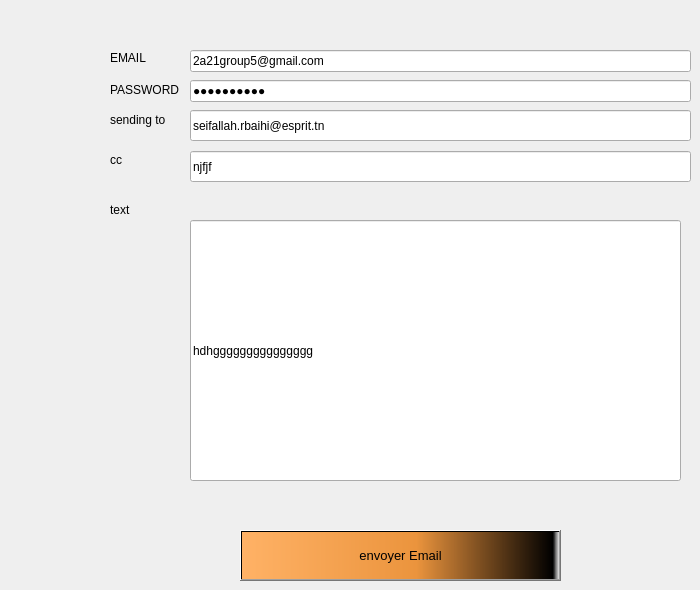
      <widget class="QWidget" name="tab_Advanced_RH">
       <attribute name="title">
        <string>Advanced RH options</string>
       </attribute>
       <widget class="QPushButton" name="send">
        <property name="geometry">
         <rect>
          <x>240</x>
          <y>530</y>
          <width>321</width>
          <height>51</height>
         </rect>
        </property>
        <property name="font">
         <font>
          <pointsize>10</pointsize>
         </font>
        </property>
        <property name="styleSheet">
         <string notr="true">background-color: qlineargradient(spread:pad, x1:0, y1:0, x2:1, y2:0, stop:0 rgba(255, 178, 102, 255), stop:0.55 rgba(235, 148, 61, 255), stop:0.98 rgba(0, 0, 0, 255), stop:1 rgba(0, 0, 0, 0));</string>
        </property>
        <property name="text">
         <string>envoyer Email</string>
        </property>
       </widget>
       <widget class="QLineEdit" name="lineEdit_cc_email">
        <property name="geometry">
         <rect>
          <x>190</x>
          <y>151</y>
          <width>501</width>
          <height>31</height>
         </rect>
        </property>
        <property name="text">
         <string>njfjf</string>
        </property>
       </widget>
       <widget class="QLineEdit" name="lineEdit_emailTRANSFERINGto">
        <property name="geometry">
         <rect>
          <x>190</x>
          <y>110</y>
          <width>501</width>
          <height>31</height>
         </rect>
        </property>
        <property name="text">
         <string>seifallah.rbaihi@esprit.tn</string>
        </property>
       </widget>
       <widget class="QLabel" name="label_7">
        <property name="geometry">
         <rect>
          <x>110</x>
          <y>110</y>
          <width>71</width>
          <height>20</height>
         </rect>
        </property>
        <property name="text">
         <string>sending to</string>
        </property>
       </widget>
       <widget class="QLabel" name="label_8">
        <property name="geometry">
         <rect>
          <x>110</x>
          <y>150</y>
          <width>71</width>
          <height>20</height>
         </rect>
        </property>
        <property name="text">
         <string>cc</string>
        </property>
       </widget>
       <widget class="QLineEdit" name="lineEdit_company_email">
        <property name="geometry">
         <rect>
          <x>190</x>
          <y>50</y>
          <width>501</width>
          <height>22</height>
         </rect>
        </property>
        <property name="text">
         <string>2a21group5@gmail.com</string>
        </property>
        <property name="readOnly">
         <bool>true</bool>
        </property>
       </widget>
       <widget class="QLineEdit" name="lineEdit_company_password_email">
        <property name="geometry">
         <rect>
          <x>190</x>
          <y>80</y>
          <width>501</width>
          <height>22</height>
         </rect>
        </property>
        <property name="focusPolicy">
         <enum>Qt::NoFocus</enum>
        </property>
        <property name="contextMenuPolicy">
         <enum>Qt::NoContextMenu</enum>
        </property>
        <property name="text">
         <string>123azerty*</string>
        </property>
        <property name="echoMode">
         <enum>QLineEdit::Password</enum>
        </property>
        <property name="readOnly">
         <bool>true</bool>
        </property>
       </widget>
       <widget class="QLabel" name="label_12">
        <property name="geometry">
         <rect>
          <x>110</x>
          <y>50</y>
          <width>71</width>
          <height>16</height>
         </rect>
        </property>
        <property name="text">
         <string>EMAIL </string>
        </property>
       </widget>
       <widget class="QLabel" name="label_15">
        <property name="geometry">
         <rect>
          <x>110</x>
          <y>80</y>
          <width>71</width>
          <height>20</height>
         </rect>
        </property>
        <property name="text">
         <string>PASSWORD</string>
        </property>
       </widget>
       <widget class="QLabel" name="label_16">
        <property name="geometry">
         <rect>
          <x>110</x>
          <y>200</y>
          <width>71</width>
          <height>20</height>
         </rect>
        </property>
        <property name="text">
         <string>text</string>
        </property>
       </widget>
       <widget class="QLineEdit" name="lineEdit_email_body">
        <property name="geometry">
         <rect>
          <x>190</x>
          <y>220</y>
          <width>491</width>
          <height>261</height>
         </rect>
        </property>
        <property name="text">
         <string>hdhggggggggggggggg</string>
        </property>
       </widget>
      </widget>
